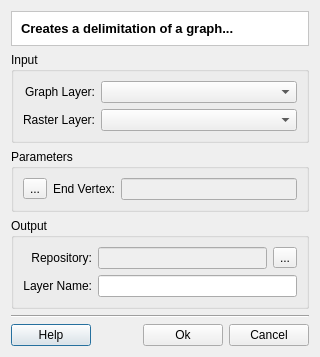
<?xml version="1.0" encoding="UTF-8"?>
<ui version="4.0">
 <class>DelimitationGraphDialogForm</class>
 <widget class="QDialog" name="DelimitationGraphDialogForm">
  <property name="geometry">
   <rect>
    <x>0</x>
    <y>0</y>
    <width>454</width>
    <height>335</height>
   </rect>
  </property>
  <property name="windowTitle">
   <string>Delimitation Graph</string>
  </property>
  <layout class="QGridLayout" name="gridLayout_12">
   <property name="sizeConstraint">
    <enum>QLayout::SetFixedSize</enum>
   </property>
   <item row="0" column="0">
    <layout class="QGridLayout" name="gridLayout_11">
     <item row="0" column="0">
      <widget class="QFrame" name="frame">
       <property name="styleSheet">
        <string notr="true">QWidget { background: white }</string>
       </property>
       <property name="frameShape">
        <enum>QFrame::StyledPanel</enum>
       </property>
       <property name="frameShadow">
        <enum>QFrame::Sunken</enum>
       </property>
       <layout class="QGridLayout" name="gridLayout_2">
        <item row="0" column="0">
         <widget class="QLabel" name="m_titleLabel">
          <property name="font">
           <font>
            <pointsize>10</pointsize>
            <weight>75</weight>
            <bold>true</bold>
           </font>
          </property>
          <property name="text">
           <string>Creates a delimitation of a graph...</string>
          </property>
         </widget>
        </item>
       </layout>
      </widget>
     </item>
     <item row="1" column="0">
      <widget class="QGroupBox" name="groupBox">
       <property name="title">
        <string>Input</string>
       </property>
       <property name="flat">
        <bool>true</bool>
       </property>
       <layout class="QGridLayout" name="gridLayout_4">
        <item row="0" column="0">
         <layout class="QGridLayout" name="gridLayout_3">
          <item row="0" column="0">
           <widget class="QLabel" name="label">
            <property name="minimumSize">
             <size>
              <width>70</width>
              <height>0</height>
             </size>
            </property>
            <property name="text">
             <string>Graph Layer:</string>
            </property>
            <property name="alignment">
             <set>Qt::AlignRight|Qt::AlignTrailing|Qt::AlignVCenter</set>
            </property>
           </widget>
          </item>
          <item row="0" column="1">
           <widget class="QComboBox" name="m_inputGraphLayerComboBox">
            <property name="sizePolicy">
             <sizepolicy hsizetype="MinimumExpanding" vsizetype="Fixed">
              <horstretch>0</horstretch>
              <verstretch>0</verstretch>
             </sizepolicy>
            </property>
           </widget>
          </item>
          <item row="1" column="0">
           <widget class="QLabel" name="label_5">
            <property name="minimumSize">
             <size>
              <width>70</width>
              <height>0</height>
             </size>
            </property>
            <property name="text">
             <string>Raster Layer:</string>
            </property>
            <property name="alignment">
             <set>Qt::AlignRight|Qt::AlignTrailing|Qt::AlignVCenter</set>
            </property>
           </widget>
          </item>
          <item row="1" column="1">
           <widget class="QComboBox" name="m_inputRasterLayerComboBox">
            <property name="sizePolicy">
             <sizepolicy hsizetype="MinimumExpanding" vsizetype="Fixed">
              <horstretch>0</horstretch>
              <verstretch>0</verstretch>
             </sizepolicy>
            </property>
           </widget>
          </item>
         </layout>
        </item>
       </layout>
      </widget>
     </item>
     <item row="2" column="0">
      <widget class="QGroupBox" name="groupBox_3">
       <property name="title">
        <string>Parameters</string>
       </property>
       <property name="flat">
        <bool>true</bool>
       </property>
       <layout class="QGridLayout" name="gridLayout_6">
        <item row="0" column="0">
         <layout class="QGridLayout" name="gridLayout_5">
          <item row="0" column="0">
           <widget class="QToolButton" name="m_vertexPickToolButton">
            <property name="text">
             <string>...</string>
            </property>
           </widget>
          </item>
          <item row="0" column="1">
           <widget class="QLabel" name="label_2">
            <property name="text">
             <string>End Vertex:</string>
            </property>
           </widget>
          </item>
          <item row="0" column="2">
           <widget class="QLineEdit" name="m_endVertexLineEdit">
            <property name="enabled">
             <bool>false</bool>
            </property>
           </widget>
          </item>
         </layout>
        </item>
       </layout>
      </widget>
     </item>
     <item row="3" column="0">
      <widget class="QGroupBox" name="groupBox_2">
       <property name="sizePolicy">
        <sizepolicy hsizetype="Preferred" vsizetype="Preferred">
         <horstretch>0</horstretch>
         <verstretch>0</verstretch>
        </sizepolicy>
       </property>
       <property name="title">
        <string>Output</string>
       </property>
       <property name="flat">
        <bool>true</bool>
       </property>
       <layout class="QGridLayout" name="gridLayout_22">
        <item row="0" column="0">
         <layout class="QGridLayout" name="gridLayout_21">
          <item row="0" column="0">
           <layout class="QGridLayout" name="gridLayout_7">
            <item row="0" column="0">
             <widget class="QLabel" name="label_6">
              <property name="text">
               <string>Repository:</string>
              </property>
              <property name="alignment">
               <set>Qt::AlignRight|Qt::AlignTrailing|Qt::AlignVCenter</set>
              </property>
             </widget>
            </item>
            <item row="1" column="0">
             <widget class="QLabel" name="label_3">
              <property name="text">
               <string>Layer Name:</string>
              </property>
              <property name="alignment">
               <set>Qt::AlignRight|Qt::AlignTrailing|Qt::AlignVCenter</set>
              </property>
             </widget>
            </item>
           </layout>
          </item>
          <item row="0" column="1">
           <layout class="QGridLayout" name="gridLayout_20">
            <item row="0" column="0">
             <layout class="QGridLayout" name="gridLayout_8">
              <item row="0" column="0">
               <widget class="QLineEdit" name="m_repositoryLineEdit">
                <property name="enabled">
                 <bool>false</bool>
                </property>
               </widget>
              </item>
              <item row="0" column="1">
               <widget class="QToolButton" name="m_targetFileToolButton">
                <property name="enabled">
                 <bool>true</bool>
                </property>
                <property name="minimumSize">
                 <size>
                  <width>0</width>
                  <height>0</height>
                 </size>
                </property>
                <property name="text">
                 <string>...</string>
                </property>
               </widget>
              </item>
             </layout>
            </item>
            <item row="1" column="0">
             <widget class="QLineEdit" name="m_newLayerNameLineEdit">
              <property name="readOnly">
               <bool>false</bool>
              </property>
             </widget>
            </item>
           </layout>
          </item>
         </layout>
        </item>
       </layout>
      </widget>
     </item>
     <item row="4" column="0">
      <layout class="QGridLayout" name="gridLayout">
       <item row="0" column="0" colspan="4">
        <widget class="Line" name="line">
         <property name="orientation">
          <enum>Qt::Horizontal</enum>
         </property>
        </widget>
       </item>
       <item row="1" column="0">
        <widget class="te::qt::widgets::HelpPushButton" name="m_helpPushButton">
         <property name="text">
          <string>Help</string>
         </property>
        </widget>
       </item>
       <item row="1" column="1">
        <spacer name="horizontalSpacer">
         <property name="orientation">
          <enum>Qt::Horizontal</enum>
         </property>
         <property name="sizeHint" stdset="0">
          <size>
           <width>40</width>
           <height>20</height>
          </size>
         </property>
        </spacer>
       </item>
       <item row="1" column="2">
        <widget class="QPushButton" name="m_okPushButton">
         <property name="text">
          <string>Ok</string>
         </property>
        </widget>
       </item>
       <item row="1" column="3">
        <widget class="QPushButton" name="m_cancelPushButton">
         <property name="text">
          <string>Cancel</string>
         </property>
        </widget>
       </item>
      </layout>
     </item>
    </layout>
   </item>
  </layout>
 </widget>
 <customwidgets>
  <customwidget>
   <class>te::qt::widgets::HelpPushButton</class>
   <extends>QPushButton</extends>
   <header>terralib/qt/widgets/help/HelpPushButton.h</header>
  </customwidget>
 </customwidgets>
 <tabstops>
  <tabstop>m_inputGraphLayerComboBox</tabstop>
  <tabstop>m_repositoryLineEdit</tabstop>
  <tabstop>m_targetFileToolButton</tabstop>
  <tabstop>m_newLayerNameLineEdit</tabstop>
  <tabstop>m_okPushButton</tabstop>
  <tabstop>m_cancelPushButton</tabstop>
  <tabstop>m_helpPushButton</tabstop>
 </tabstops>
 <resources/>
 <connections>
  <connection>
   <sender>m_cancelPushButton</sender>
   <signal>released()</signal>
   <receiver>DelimitationGraphDialogForm</receiver>
   <slot>reject()</slot>
   <hints>
    <hint type="sourcelabel">
     <x>455</x>
     <y>352</y>
    </hint>
    <hint type="destinationlabel">
     <x>466</x>
     <y>363</y>
    </hint>
   </hints>
  </connection>
 </connections>
</ui>
